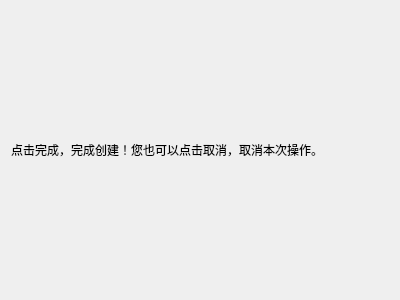
<?xml version="1.0" encoding="UTF-8"?>
<ui version="4.0">
 <class>ConfirmPage</class>
 <widget class="QWizardPage" name="ConfirmPage">
  <property name="geometry">
   <rect>
    <x>0</x>
    <y>0</y>
    <width>400</width>
    <height>300</height>
   </rect>
  </property>
  <property name="windowTitle">
   <string>WizardPage</string>
  </property>
  <layout class="QGridLayout" name="gridLayout">
   <item row="0" column="0">
    <layout class="QVBoxLayout" name="verticalLayout">
     <item>
      <widget class="QLabel" name="label">
       <property name="text">
        <string>点击完成，完成创建！您也可以点击取消，取消本次操作。</string>
       </property>
      </widget>
     </item>
    </layout>
   </item>
  </layout>
 </widget>
 <resources/>
 <connections/>
</ui>
